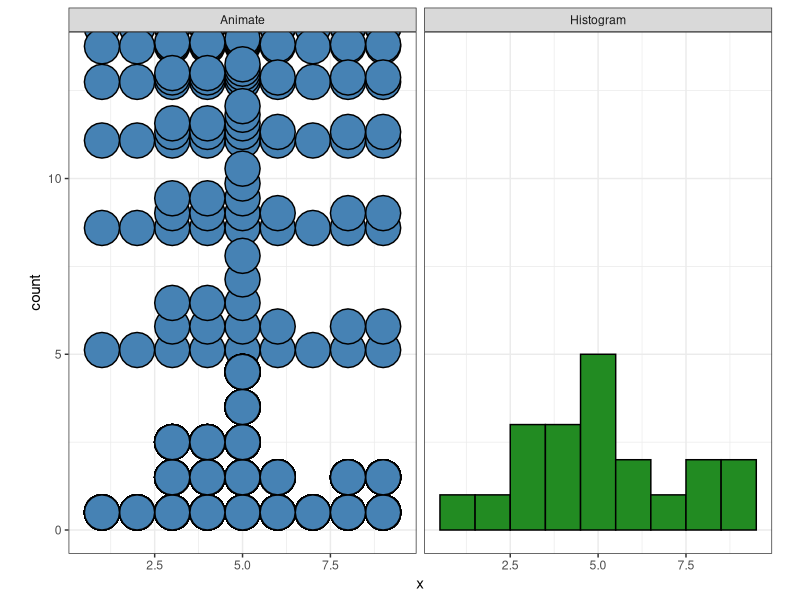

Recreate this plot in R. (Note: this script raises an error after producing the figure.)
library(tweenr) # Available on CRAN
library(ggforce) # Install from thomasp85/ggforce
library(gganimate) # Install from dgrtwo/gganimate
set.seed(2)
x <- sample(9,20, prob=c(1,2,3,4,5,4,3,2,1), replace=T)
df <- data.frame(x = x, y = 15)
dfs <- list(df)
for(i in seq_len(nrow(df))) {
  dftemp <- tail(dfs, 1)
  dftemp[[1]]$y[i] <- sum(dftemp[[1]]$x[seq_len(i)] == dftemp[[1]]$x[i])
  dfs <- append(dfs, dftemp)
}
dfs <- append(dfs, dfs[rep(length(dfs), 3)])
dft <- tween_states(dfs, 10, 1, 'cubic-in', 200)
dft$y <- dft$y - 0.5
dft <- dft[dft$y != 14.5, ]
dft$type <- 'Animate'
dfh <- data.frame(x=x, type = 'Histogram')
p <- ggplot(dft) + 
  geom_circle(aes(x0=x, y0=y, r=0.5, frame = .frame), n=20, fill = 'steelblue') + 
  geom_histogram(aes(x=x), data = dfh, fill = 'forestgreen', color = 'black', binwidth = 1) + 
  coord_fixed(ylim = c(0, 13.5)) + 
  theme_bw() + 
  facet_grid(.~type)
#animation::ani.options(interval = 1/20)
gg_animate(p, 'hist_ex.gif', title_frame = FALSE)
